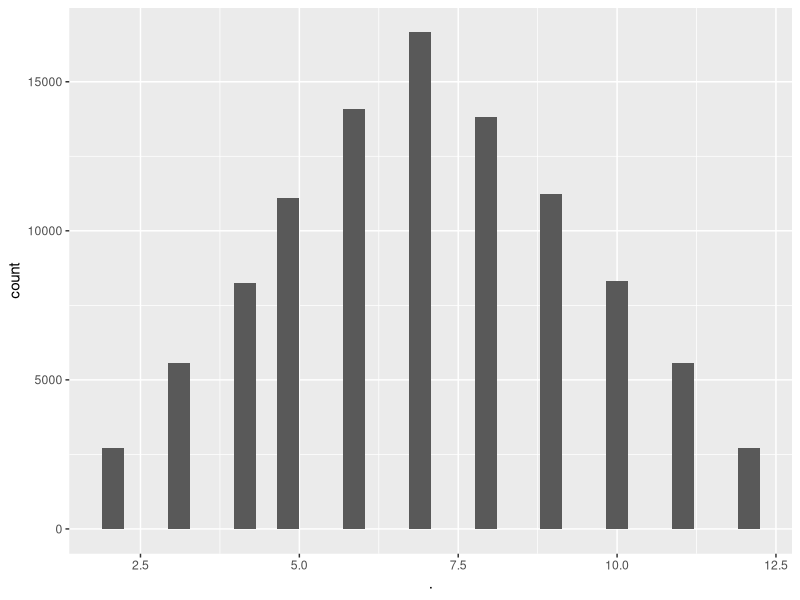

This chart was generated by the following R code:
## ---- chunk 1
knitr::opts_chunk$set(echo = TRUE)
library(tidyverse)
## ---- chunk 2
roll_one_die <- function(){
sample(1:6, size = 1)
}

roll_multiple_die <- function(n) {
  sample(1:6, size = n, replace = TRUE)
}

craps <- function() {
  roll_one_die() + roll_one_die()
}

craps_map <- function(n) {
  map_int(1:n, ~ craps())
}

plot_craps <- craps_map(100000) %>%
  as.data.frame() 

ggplot(plot_craps, aes(.)) +
  geom_histogram()
